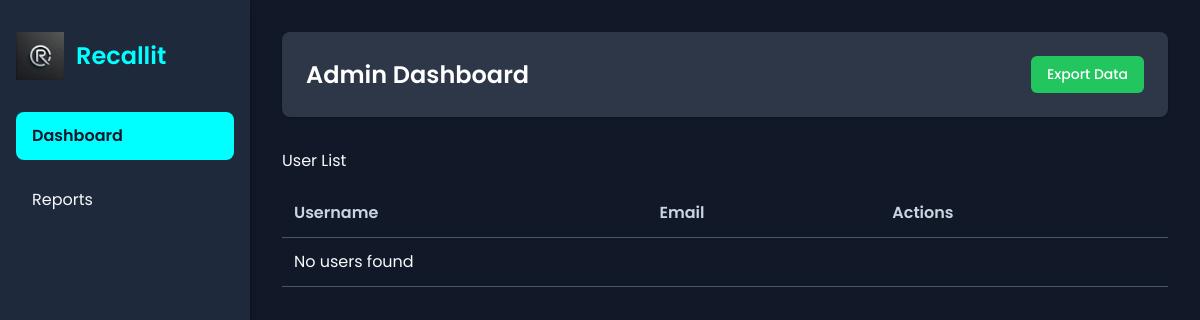
Page /admin/admin_index.php on the earlier database version.
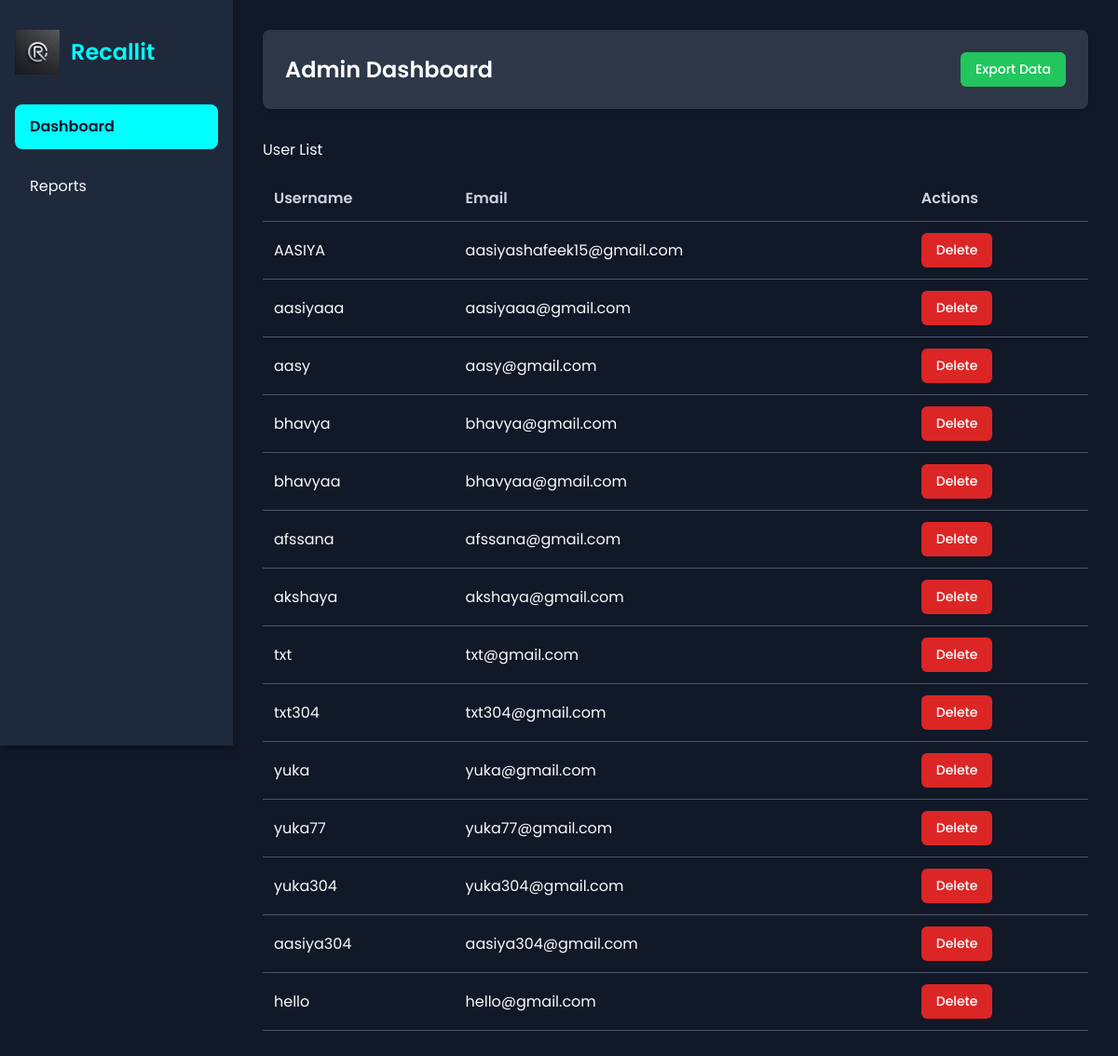
Same page on the later database version.
### tables this page shows
CREATE TABLE `users` (
  `id` int(11) NOT NULL,
  `username` varchar(50) NOT NULL,
  `email` varchar(100) NOT NULL,
  `PASSWORD` varchar(255) NOT NULL,
  `created_at` timestamp NOT NULL DEFAULT current_timestamp()
);

### admin/users.php (the view, shortened to what this page needs)
<?php
    include '../common/config.php';
    ?>
    <div class="user-list-container">
        <h2>User List</h2>
        <table id="user-table">
            <thead>
                <tr>
                    <th>Username</th>
                    <th>Email</th>
                    <th>Actions</th>
                </tr>
            </thead>
            <tbody>
                <?php
                $sql = "SELECT id, username, email FROM users";
                $result = mysqli_query($conn, $sql);
                if (mysqli_num_rows($result) > 0) {
                    while ($row = mysqli_fetch_assoc($result)) {
                        echo "<tr>";
                        echo "<td>" . $row["username"] . "</td>";
                        echo "<td>" . $row["email"] . "</td>";
                        echo "<td><button class='delete-button button' data-user-id='" . $row["id"] . "'>Delete</button></td>";
                        echo "</tr>";
                    }
                } else {
                    echo "<tr><td colspan='3'>No users found</td></tr>";
                }
                ?>
            </tbody>
        </table>
    </div>

### admin/admin_index.php (shortened to what this page needs)
<!DOCTYPE html>
<html lang="en">
<head>
    <script src="https://cdn.tailwindcss.com"></script>
</head>
<body class="bg-gray-900 flex">
    <aside class="sidebar">
        <div class="sidebar-logo">
            <img src="logo.png" alt="Recallit Logo">
            <h1>Recallit</h1>
        </div>
        <ul class="sidebar-menu">
            <li><a href="admin_index.php" class="active">Dashboard</a></li>
            <li class="report-notification"><a href="reports.php">Reports</a></li>
        </ul>
    </aside>
    <main class="main-content">
        <div class="top-bar">
            <h2>Admin Dashboard</h2>
            <div class="top-bar-actions">
                <button id="export-btn" class="button bg-green-500 hover:bg-green-700">Export Data</button>
            </div>
        </div>
        <div  id="user-list-container">
            <?php include 'users.php'; ?>
        </div>
    </main>
</body>
</html>

### admin/admin_index.php (style rules this page uses)
body { font-family: 'Poppins', sans-serif; background-color: #0f172a; color: #f8fafc; }
.sidebar { background-color: #1e293b; color: #f8fafc; height: 100vh; width: 250px; position: fixed; top: 0; left: 0; padding-top: 2rem; padding-left: 1rem; padding-right: 1rem; display: flex; flex-direction: column; align-items: flex-start; box-shadow: 0 4px 6px -1px rgba(0, 0, 0, 0.3), 0 2px 4px -1px rgba(0, 0, 0, 0.2); z-index: 10; }
.sidebar-logo { margin-bottom: 2rem; width: 100%; display: flex; align-items: center; gap: 0.75rem; }
.sidebar-logo img { height: 3rem; width: 3rem; }
.sidebar-logo h1 { font-size: 1.5rem; font-weight: 600; color: #00ffff; }
.sidebar-menu { list-style: none; padding: 0; margin: 0; width: 100%; }
.sidebar-menu li { margin-bottom: 1rem; }
.sidebar-menu li a { color: #f8fafc; text-decoration: none; display: block; padding: 0.75rem 1rem; border-radius: 0.5rem; transition: background-color 0.3s ease; width: 100%; }
.sidebar-menu li a.active { background-color: #00ffff; color: #0f172a; font-weight: 600; }
.main-content { margin-left: 250px; padding: 2rem; flex: 1; }
.top-bar { background-color: #2d3748; color: #f8fafc; padding: 1.5rem; border-radius: 0.5rem; box-shadow: 0 1px 3px 0 rgba(0, 0, 0, 0.2), 0 1px 2px -1px rgba(0, 0, 0, 0.2); margin-bottom: 2rem; display: flex; justify-content: space-between; align-items: center; }
.top-bar h2 { font-size: 1.5rem; font-weight: 600; color: #ffffff; margin: 0; }
.top-bar-actions { display: flex; gap: 1rem; }
table { width: 100%; border-collapse: collapse; margin-top: 1rem; color: #f8fafc; }
th, td { padding: 0.75rem; text-align: left; border-bottom: 1px solid #4a5568; }
th { font-weight: 600; color: #cbd5e0; }
.button { padding: 0.5rem 1rem; border-radius: 0.375rem; font-size: 0.875rem; font-weight: 500; cursor: pointer; transition: background-color 0.3s ease; color: white; }
.delete-button { background-color: #dc2626; }
.report-notification { position: relative; display: inline-flex; align-items: center; }
.report-notification::after { content: ""; position: absolute; top: 50%; right: 0; background-color: #00ffff; color: #0f172a; font-size: 0.75rem; padding: 0.25rem; border-radius: 50%; width: 1.25rem; height: 1.25rem; text-align: center; line-height: 1.25rem; transform: translateY(-50%); margin-left: 0.75rem; display: none; }
.report-notification a { padding-right: 2rem; display: flex; align-items: center; }

Differences in the rows shown:
added users: username "AASIYA", email "aasiyashafeek15@gmail.com"
added users: username "aasiyaaa", email "aasiyaaa@gmail.com"
added users: username "aasy", email "aasy@gmail.com"
added users: username "bhavya", email "bhavya@gmail.com"
added users: username "bhavyaa", email "bhavyaa@gmail.com"
added users: username "afssana", email "afssana@gmail.com"
added users: username "akshaya", email "akshaya@gmail.com"
added users: username "txt", email "txt@gmail.com"
added users: username "txt304", email "txt304@gmail.com"
added users: username "yuka", email "yuka@gmail.com"
added users: username "yuka77", email "yuka77@gmail.com"
added users: username "yuka304", email "yuka304@gmail.com"
added users: username "aasiya304", email "aasiya304@gmail.com"
added users: username "hello", email "hello@gmail.com"
Other differences:
text no longer shown: "No users found"
